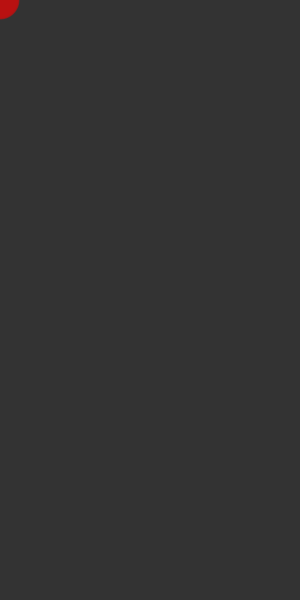
Frame 1 (no input)
Frame 60 (the mouse pressed at the canvas centre just before this capture): identical to frame 1, image omitted
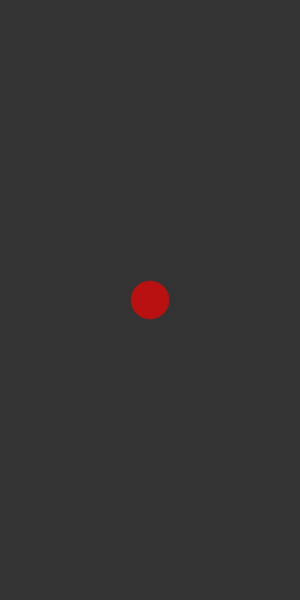
Frame 120 (the mouse held since frame 60 and released just before this capture)

The Processing sketch that drew these frames (run headless with seeded random() and noise(); from frame 60 on, the mouse is pressed at the canvas centre):

// Processing sketch: processing_159158
// ── processing_159158.pde

int num = 40;
float mx[] = new float[num];
float my[] = new float[num];

void setup() {
  size(300, 600);
  noStroke();
  fill(#B91111, 153); 
}

void draw() {
  background(51); 
 
 int which = frameCount % num;
  mx[which] = mouseX;
  my[which] = mouseY;
  
  for (int i = 0; i < num; i++) {
    
    int index = (which+1 + i) % num;
    ellipse(mx[index],my[index], i, i);
  }
}
